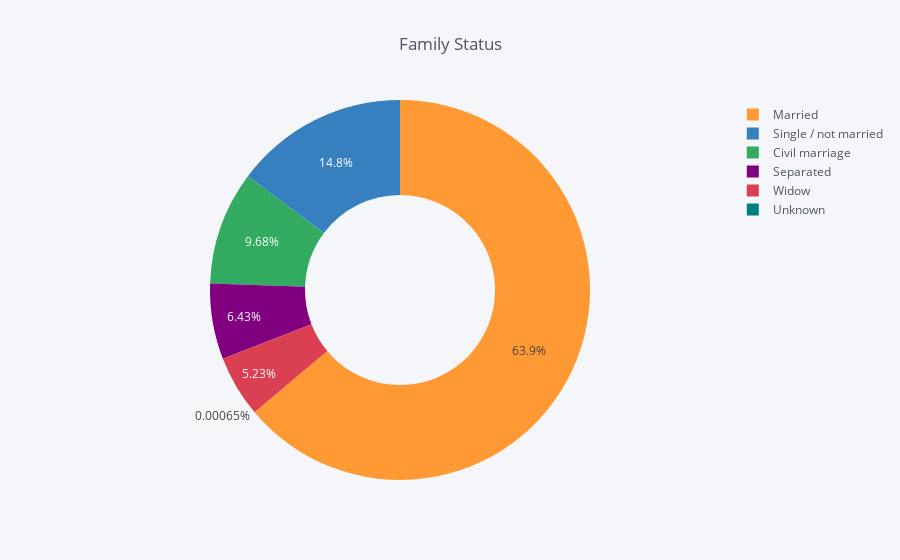

Source (notebook cell):
### Code cell
temp = application_train_df["NAME_FAMILY_STATUS"].value_counts()
df = pd.DataFrame({'labels': temp.index,
                   'values': temp.values
                  })
df.iplot(kind='pie',labels='labels',values='values', title='Family Status', hole = 0.5)

### Figure 1 — Plotly figure (JSON) as saved in the notebook; plotly's stock layout.template omitted (floating-point values rounded to 4 significant figures)
{"data": [{"hole": 0.5, "labels": ["Married", "Single / not married", "Civil marriage", "Separated", "Widow", "Unknown"], "marker": {"colors": ["rgba(255, 153, 51, 1.0)", "rgba(55, 128, 191, 1.0)", "rgba(50, 171, 96, 1.0)", "rgba(128, 0, 128, 1.0)", "rgba(219, 64, 82, 1.0)", "rgba(0, 128, 128, 1.0)"]}, "name": "", "type": "pie", "values": [196432, 45444, 29775, 19770, 16088, 2]}], "layout": {"legend": {"bgcolor": "#F5F6F9", "font": {"color": "#4D5663"}}, "paper_bgcolor": "#F5F6F9", "plot_bgcolor": "#F5F6F9", "title": "Family Status", "titlefont": {"color": "#4D5663"}}}
